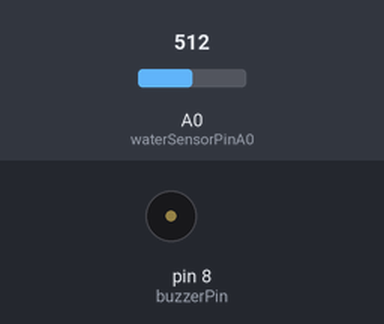
This sketch was run on a simulated Arduino Uno, built with avr-gcc and run on an emulated ATmega328P. Shown: buzzer (waves = sounding). Inputs (shaded band) come from the test bench; at power-on: A0 (waterSensorPinA0) = 512.

Above: at 0.02 s.
Timing chart, 0 to 3.0 s (numbered marks = the images above):
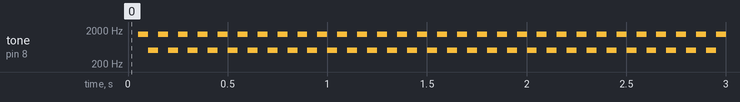

Measured:
- by itself, tone on pin 8 (buzzerPin): alternates 1500 Hz for 0.05 s and 500 Hz for 0.05 s

The sketch:

RAINSENSOR.ino
```cpp
int waterSensorPinA0 = A0; // connect the water sensor to analog pin A0
int buzzerPin = 8; // connect the buzzer to pin 8
int threshold = 500; // set the water level threshold

int tiltSwitchPin = 2; // connect the tilt switch to pin 2

void setup() {
  // Set the pin modes
  pinMode(buzzerPin, OUTPUT);
  pinMode(tiltSwitchPin, INPUT_PULLUP);

  // Start the serial monitor for debugging (optional)
  Serial.begin(9600);
}

void loop() {
  int waterLevel = analogRead(waterSensorPinA0);
  if (waterLevel > threshold) {
    Sound();
  }else if (digitalRead(tiltSwitchPin) == HIGH) {
    Sound();
  }
  else {
    noTone(buzzerPin);
  }
}

unsigned long previousMillis = 0;
const long interval = 50; // blink interval in milliseconds
bool buzzerOn = false;
unsigned long previousStateChangeMillis = 0;
const long stateChangeInterval = 50;

void Sound()
{
  unsigned long currentMillis = millis();
  if (currentMillis - previousMillis >= interval) {
    previousMillis = currentMillis;
    buzzerOn = !buzzerOn;
    if (buzzerOn) {
      tone(buzzerPin, 1500);
    } else {
      // noTone(buzzerPin);
      tone(buzzerPin, 500);
    }
    previousStateChangeMillis = currentMillis;
  }

}
```
